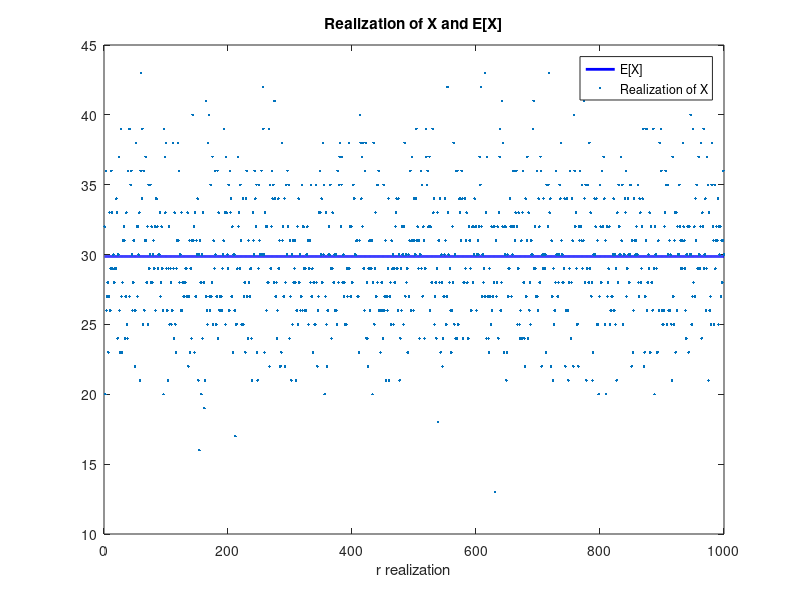
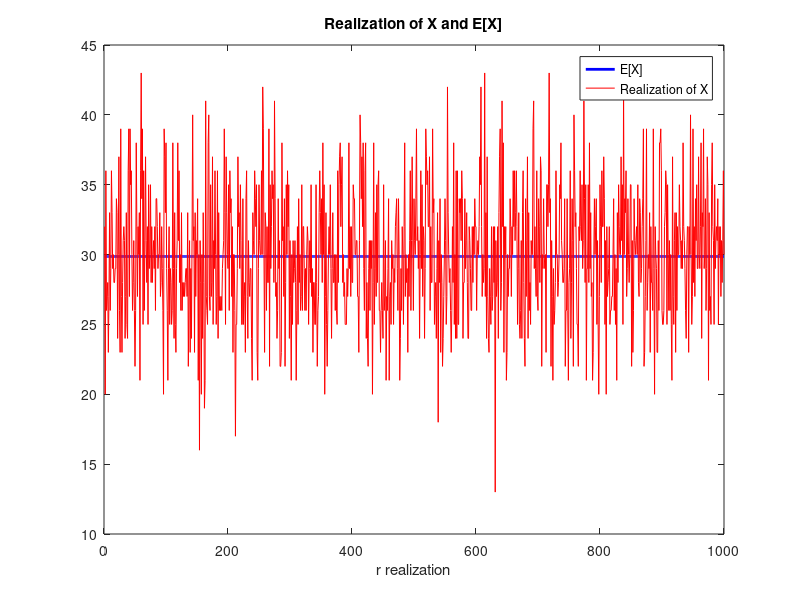

Reproduce these figures in MATLAB, in order.
clear
rng(2016);
r = binornd(10^2,0.3,[1,10^3]);
average = sum(r)/10^3
 
n = (1:1:10^3);
A = 0.*n + average;
plot(n,A,'blue','LineWidth',2)
hold on
scatter(n,r,'red','.')
title('Realization of X and E[X]')
xlabel('r realization')
legend('E[X]','Realization of X')

figure
plot(n,A,'blue','LineWidth',2)
hold on
plot(n,r,'red')
title('Realization of X and E[X]')
xlabel('r realization')
legend('E[X]','Realization of X')
